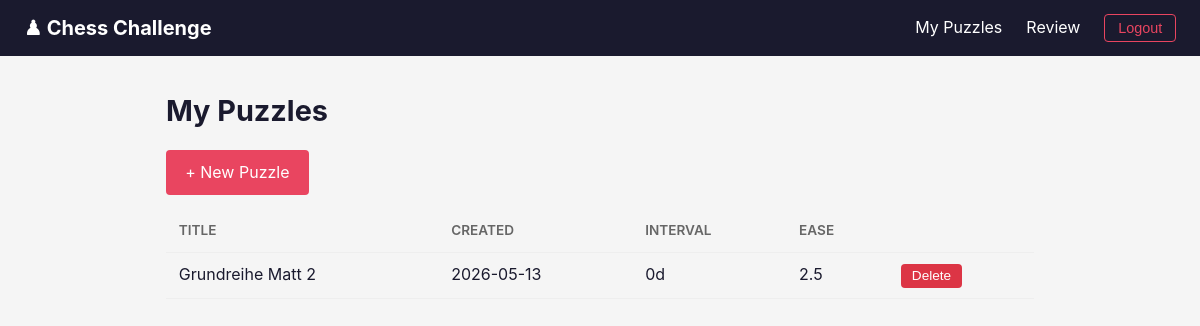
Before: /puzzles (signed in) with the older database file.
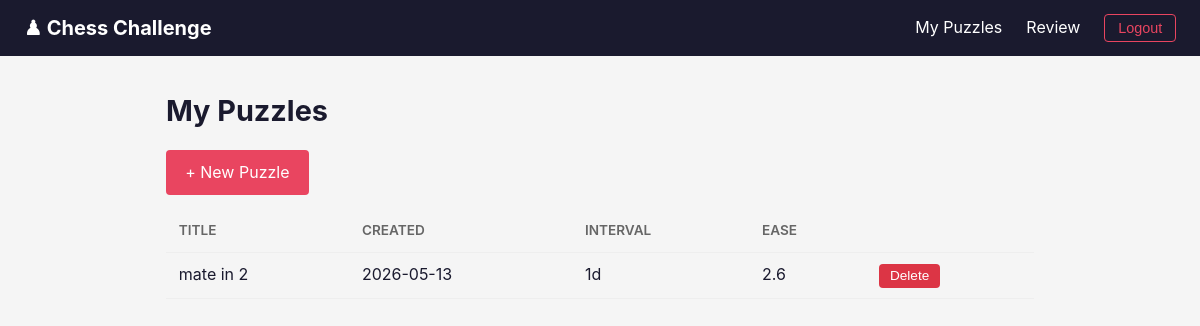
After: the same page with the newer database file.
### app/models/puzzle.py (models this page shows)
class Puzzle(Base):
    __tablename__ = "puzzles"
    id: Mapped[int] = mapped_column(Integer, primary_key=True, autoincrement=True)
    creator_id: Mapped[int] = mapped_column(ForeignKey("users.id"), nullable=False, index=True)
    title: Mapped[str] = mapped_column(String(255), nullable=False)
    fen: Mapped[str] = mapped_column(String(255), nullable=False)
    solution_moves: Mapped[str] = mapped_column(Text, nullable=False)
    created_at: Mapped[datetime.datetime] = mapped_column(
        DateTime, server_default=func.now()
    )
    creator: Mapped[User] = relationship("User", back_populates="puzzles")
    reviews: Mapped[list[Review]] = relationship(
        "Review", back_populates="puzzle", cascade="all, delete-orphan"
    )

### app/models/review.py (models this page shows)
class Review(Base):
    __tablename__ = "reviews"
    id: Mapped[int] = mapped_column(Integer, primary_key=True, autoincrement=True)
    user_id: Mapped[int] = mapped_column(ForeignKey("users.id"), nullable=False, index=True)
    puzzle_id: Mapped[int] = mapped_column(ForeignKey("puzzles.id"), nullable=False, index=True)
    ease_factor: Mapped[float] = mapped_column(Float, default=2.5, nullable=False)
    interval: Mapped[int] = mapped_column(Integer, default=0, nullable=False)
    repetitions: Mapped[int] = mapped_column(Integer, default=0, nullable=False)
    total_attempts: Mapped[int] = mapped_column(Integer, default=0, nullable=False)
    total_failures: Mapped[int] = mapped_column(Integer, default=0, nullable=False)
    total_time_ms: Mapped[int] = mapped_column(Integer, default=0, nullable=False)
    last_reviewed: Mapped[datetime.datetime | None] = mapped_column(DateTime, nullable=True)
    next_review: Mapped[datetime.datetime] = mapped_column(
        DateTime, server_default=func.now(), nullable=False
    )
    user: Mapped[User] = relationship("User", back_populates="reviews")
    puzzle: Mapped[Puzzle] = relationship("Puzzle", back_populates="reviews")

### app/main.py (the view)
@app.get("/puzzles", response_class=HTMLResponse)
async def puzzle_list(
    request: Request,
    db: AsyncSession = Depends(get_db),
    user: User = Depends(current_user),
):
    puzzles = (
        await db.execute(
            select(Puzzle).where(Puzzle.creator_id == user.id).order_by(Puzzle.created_at.desc())
        )
    ).scalars().all()
    puzzle_reviews = {}
    if puzzles:
        review_rows = (
            await db.execute(
                select(Review).where(
                    Review.user_id == user.id,
                    Review.puzzle_id.in_([p.id for p in puzzles]),
                )
            )
        ).scalars().all()
        puzzle_reviews = {r.puzzle_id: r for r in review_rows}
    ctx = templates_with_user(request, user)
    ctx.update(puzzles=puzzles, puzzle_reviews=puzzle_reviews)
    return templates.TemplateResponse(request, "puzzles.html", ctx)

### app/templates/puzzles.html (shortened to what this page needs)
{% extends "base.html" %}
{% block content %}
<h1>My Puzzles</h1>
<a href="/puzzles/new" class="btn">+ New Puzzle</a>
{% if puzzles %}
  <table style="margin-top:1rem;">
    <thead><tr><th>Title</th><th>Created</th><th>Interval</th><th>Ease</th><th></th></tr></thead>
    <tbody>
    {% for p in puzzles %}
      <tr>
        <td>{{ p.title }}</td>
        <td>{{ p.created_at.strftime('%Y-%m-%d') }}</td>
        {% set r = puzzle_reviews.get(p.id) %}
        <td>{{ r.interval if r else 'new' }}d</td>
        <td>{{ "%.1f"|format(r.ease_factor) if r else '—' }}</td>
        <td>
          <form action="/puzzles/{{ p.id }}/delete" method="post" style="display:inline;margin:0;" onsubmit="return confirm('Delete this puzzle?')">
            <button type="submit" class="btn-danger">Delete</button>
          </form>
        </td>
      </tr>
    {% endfor %}
    </tbody>
  </table>
{% else %}
  <p style="margin-top:1rem;">No puzzles yet. <a href="/puzzles/new">Create your first puzzle!</a></p>
{% endif %}
{% endblock %}

### app/templates/base.html (shortened to what this page needs)
<!DOCTYPE html>
<html lang="en">
<head>
  <link rel="stylesheet" href="/static/style.css">
</head>
<body>
  <nav>
    <a href="/" class="brand">♟ Chess Challenge</a>
    <div class="links">
      {% if user %}
        <a href="/puzzles">My Puzzles</a>
        <a href="/review">Review</a>
        <form action="/logout" method="post" style="display:inline;margin:0;">
          <button type="submit">Logout</button>
        </form>
      {% else %}
        <a href="/login">Login</a>
        <a href="/register">Register</a>
      {% endif %}
    </div>
  </nav>
  <div class="container">
    {% block content %}{% endblock %}
  </div>
</body>
</html>

### app/static/style.css (style rules this page uses)
*, *::before, *::after { box-sizing: border-box; margin: 0; padding: 0; }
body { font-family: -apple-system, BlinkMacSystemFont, "Segoe UI", Roboto, sans-serif; line-height: 1.6; color: #1a1a2e; background: #f5f5f5; min-height: 100vh; }
nav { background: #1a1a2e; color: #fff; padding: 0.75rem 1.5rem; display: flex; justify-content: space-between; align-items: center; }
nav a { color: #fff; text-decoration: none; }
nav .brand { font-size: 1.25rem; font-weight: 700; }
nav .links { display: flex; gap: 1.5rem; align-items: center; }
nav .links button { background: none; border: 1px solid #e94560; color: #e94560; padding: 0.3rem 0.8rem; border-radius: 4px; cursor: pointer; font-size: 0.9rem; }
.container { max-width: 900px; margin: 2rem auto; padding: 0 1rem; }
h1 { font-size: 1.8rem; margin-bottom: 1rem; }
form { display: flex; flex-direction: column; gap: 0.75rem; max-width: 400px; }
button, .btn { background: #e94560; color: #fff; border: none; padding: 0.6rem 1.2rem; border-radius: 4px; font-size: 1rem; cursor: pointer; text-decoration: none; display: inline-block; text-align: center; }
.btn-danger { background: #dc3545; font-size: 0.85rem; padding: 0.3rem 0.7rem; }
table { width: 100%; border-collapse: collapse; }
th, td { padding: 0.6rem 0.8rem; text-align: left; border-bottom: 1px solid #eee; }
th { font-weight: 600; font-size: 0.85rem; color: #666; text-transform: uppercase; }

Changed rows visible on the page:
removed Puzzle: title "Grundreihe Matt 2", created_at "2026-05-13", {{ r.interval if r else 'new' }} "0", {{ "%.1f"|format(r.ease_factor) if r else '—' }} "2.5"
added Puzzle: title "mate in 2", created_at "2026-05-13", {{ r.interval if r else 'new' }} "1", {{ "%.1f"|format(r.ease_factor) if r else '—' }} "2.6"
